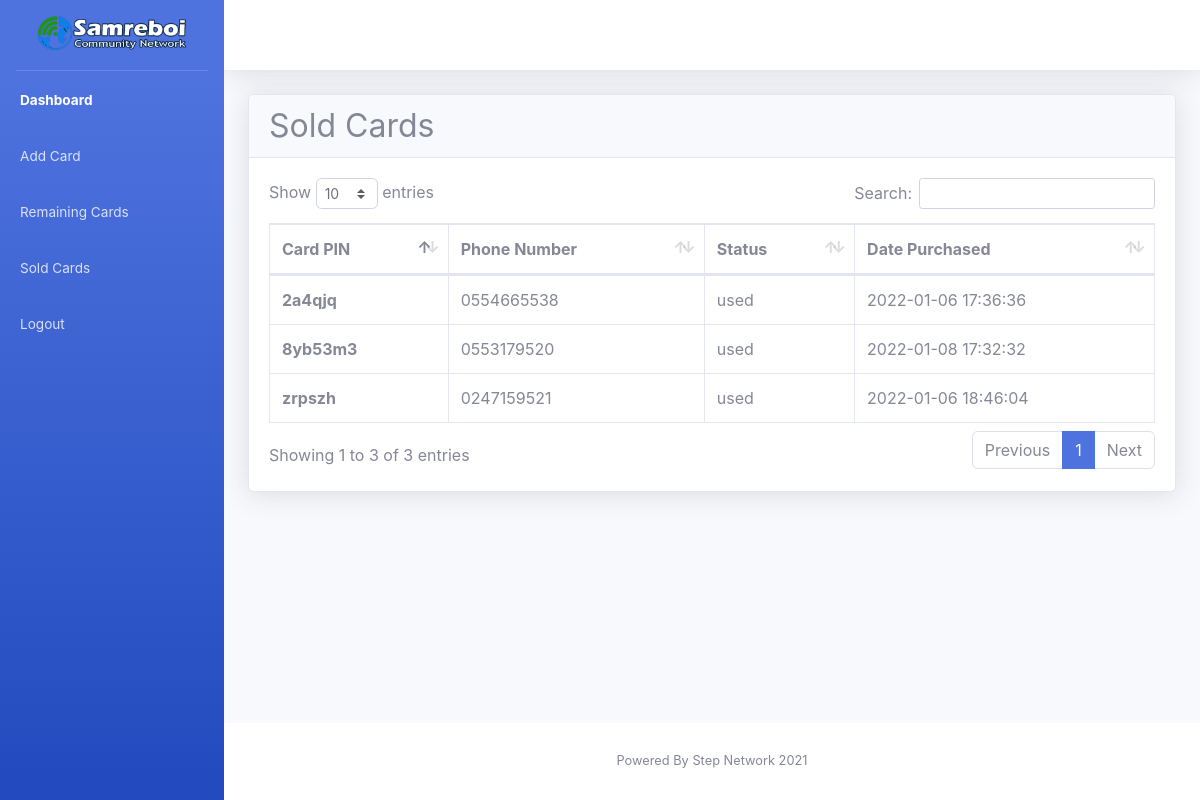
/admin/sold-cards.php (signed in), run on the app's committed database.
### tables this page shows
CREATE TABLE `sold_cards_tbl` (
  `card_id` int NOT NULL,
  `card_pin` varchar(60) NOT NULL,
  `card_status` varchar(20) NOT NULL,
  `card_days` varchar(100) NOT NULL,
  `card_timestamp` timestamp NOT NULL DEFAULT CURRENT_TIMESTAMP,
  `card_phone` varchar(20) NOT NULL
);

### admin/sold-cards.php (the view, shortened to what this page needs)
<!DOCTYPE html>
<html lang="en">
<head>
    <link href="css/sb-admin-2.min.css" rel="stylesheet">
    <link href="vendor/datatables/dataTables.bootstrap4.min.css" rel="stylesheet">
</head>
<body id="page-top">
    <div id="wrapper">
         <?php  require_once 'sidebar.php' ?>
        <div id="content-wrapper" class="d-flex flex-column">
            <div id="content">
                <nav class="navbar navbar-expand navbar-light bg-white topbar mb-4 static-top shadow">
                </nav>
                <div class="container-fluid">
                    <div class="card shadow mb-4">
                        <h2 class="card-header">Sold Cards</h2>
                        <div class="card-body">
                            <div class="table-responsive">
                                <table class="table table-bordered" id="dataTable" width="100%" cellspacing="0">
                                    <thead>
                                        <tr>
                                            <th>Card PIN</th>
                                            <th>Phone Number</th>
                                            <th>Status</th>
                                            <th>Date Purchased</th>
                                        </tr>
                                    </thead>
                                    <tbody>
        <?php
        $get_all_cards = mysqli_query($mainDbString,"SELECT * FROM sold_cards_tbl")or die(mysqli_error($mainDbString));
        while ($each_card = mysqli_fetch_array($get_all_cards)) {
           $card_pin = $each_card['card_pin'];
           $card_status = $each_card['card_status'];
           $phone = $each_card['card_phone'];
           $timeStamp = $each_card['card_timestamp'];
           ?>
 <tr>
                                            <td><strong><?php echo $card_pin; ?></strong></td>
                                            <td><?php echo $phone; ?></td>
                                            <td><?php echo $card_status; ?></td>
                                            <td><?php echo $timeStamp; ?></td>
                                        </tr>
<?php  }  ?>
                                    </tbody>
                                </table>
                            </div>
                        </div>
                    </div>
                </div>
            </div>
           <footer class="sticky-footer bg-white">
                <div class="container my-auto">
                    <div class="copyright text-center my-auto">
                        <span>Powered By Step Network 2021</span>
                    </div>
                </div>
            </footer>
        </div>
    </div>
</body>
</html>

### data on the page
sold_cards_tbl: card_pin "2a4qjq", card_phone "0554665538", card_status "used", card_timestamp "2022-01-06 17:36:36"
sold_cards_tbl: card_pin "zrpszh", card_phone "0247159521", card_status "used", card_timestamp "2022-01-06 18:46:04"
sold_cards_tbl: card_pin "8yb53m3", card_phone "0553179520", card_status "used", card_timestamp "2022-01-08 17:32:32"
